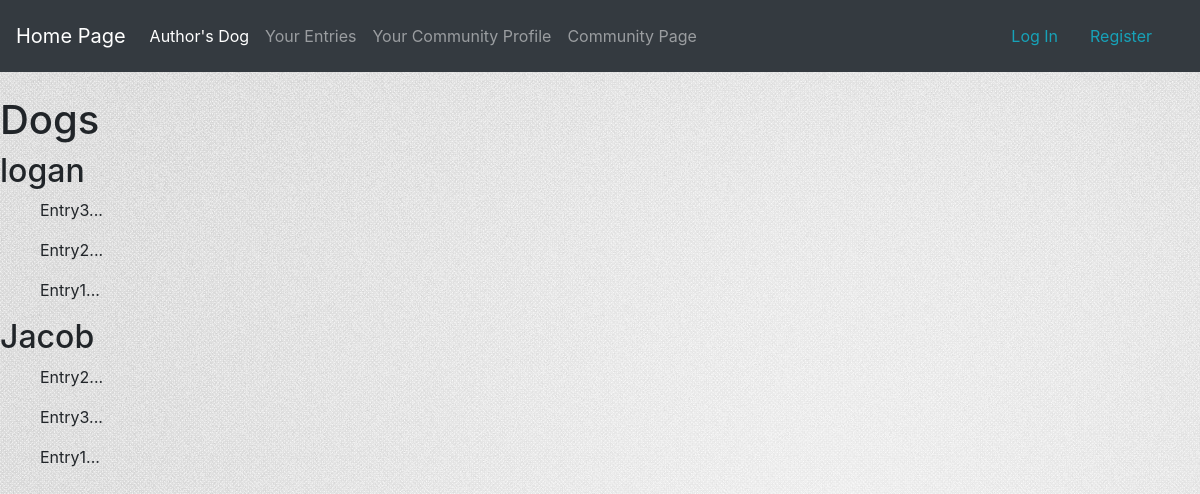
The page /community_page/ on the database its author committed.
### test_dog_app/models.py (models this page shows)
class DogName(models.Model):
    owner = models.ForeignKey(User, on_delete=models.CASCADE)
    name = models.CharField(max_length=70)
    share = models.BooleanField(default=False)
    shared_date = models.DateTimeField(auto_now_add=False, auto_now=False, null=True, blank=False)
    def __str__(self):
        return self.name

class Entry(models.Model):
    dog_name = models.ForeignKey(DogName, on_delete=models.CASCADE, null=False)
    bio_entry = models.TextField()
    dog_photo = models.ImageField(default=None, upload_to='photo_img/', blank=True)
    share = models.BooleanField(default=False)
    date_entry = models.DateTimeField(auto_now_add=True)
    shared_date = models.DateTimeField(auto_now_add=False, auto_now=False, null=True, blank=False)
    def __str__(self):
        return f'{self.bio_entry[:50]}...'

### test_dog_app/views.py (the view)
# urls.py: path('community_page/', views.community_page, name='community_page'),   # trailing / is required for pagination
def community_page(request):
    shareable_dogs = DogName.objects.filter(share=True).order_by('-shared_date')
    shareable_entries = Entry.objects.filter(share=True).order_by('-shared_date')
    paginator = Paginator(shareable_dogs, 3)    # Set a paginator with the items, number of items per page
    page_number = request.GET.get('page', 1)   # /?page=number NOTE: url must have trailing / to take parameters
    shareable_dogs = paginator.get_page(page_number)    # showcases each 3 or less dogs per page
    context = {'shareable_entries': shareable_entries, 'shareable_dogs':shareable_dogs}
    return render(request, 'community_page.html', context)

### test_dog_app/templates/community_page.html (shortened to what this page needs)
{% extends 'base.html' %}
{% block content %}
<h1>Dogs</h1>
   {% for dog in shareable_dogs.object_list %}
       <h2>{{ dog }}</h2>
       {% for entry in shareable_entries %}
           {% if entry.dog_name == dog %}
               <ul>
                    {{ entry | linebreaksbr }}
               </ul>
           {% endif %}
       {% endfor %}
   {% endfor %}
{% endblock content %}

### test_dog_app/static/test_dog_app/style.css (style rules this page uses)
body { background: white url('background_image.jpg'); }

### rows shown on the page
DogName: name "logan"
Entry: bio_entry "Entry3..."
Entry: bio_entry "Entry2..."
Entry: bio_entry "Entry1..."
DogName: name "Jacob"
Entry: bio_entry "Entry2..."
Entry: bio_entry "Entry3..."
Entry: bio_entry "Entry1..."
